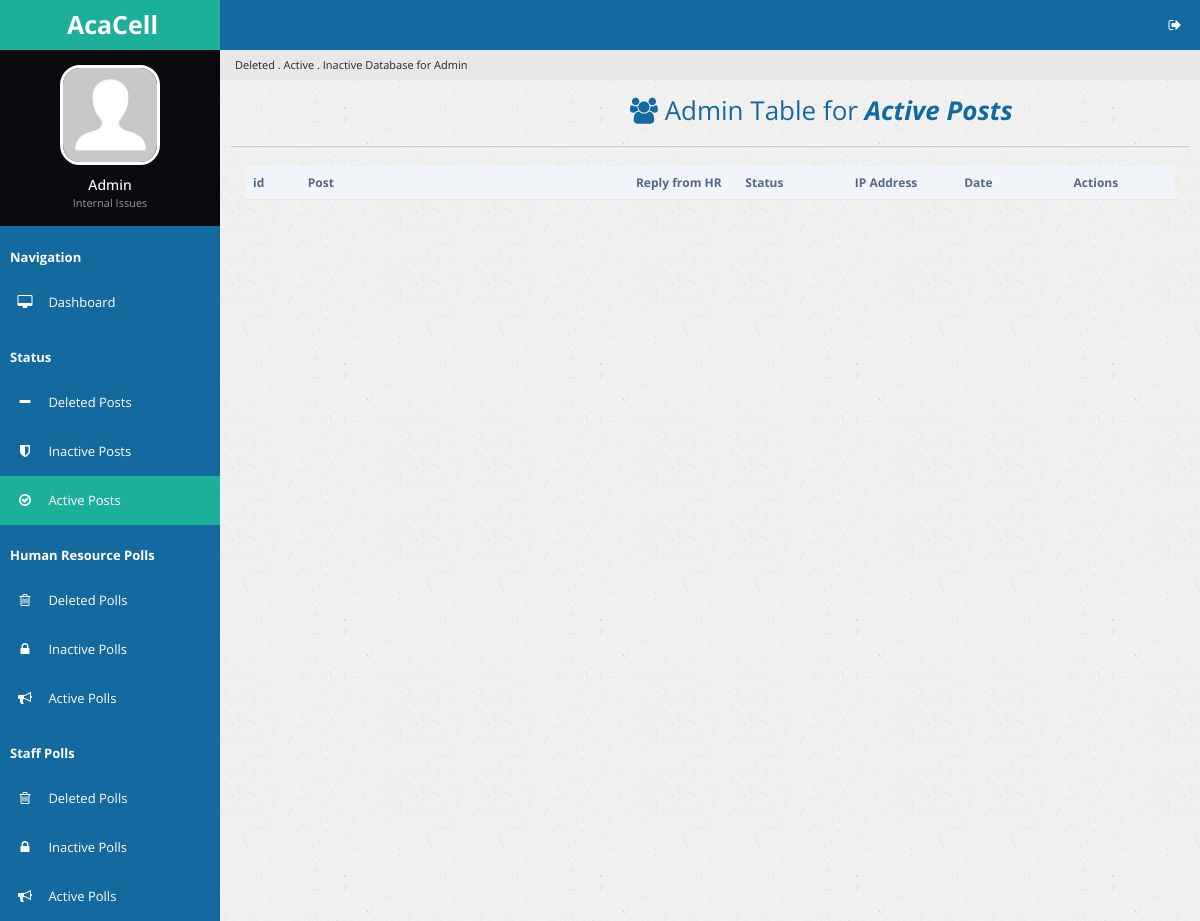
The app's page /actposts.php (signed in), older data.
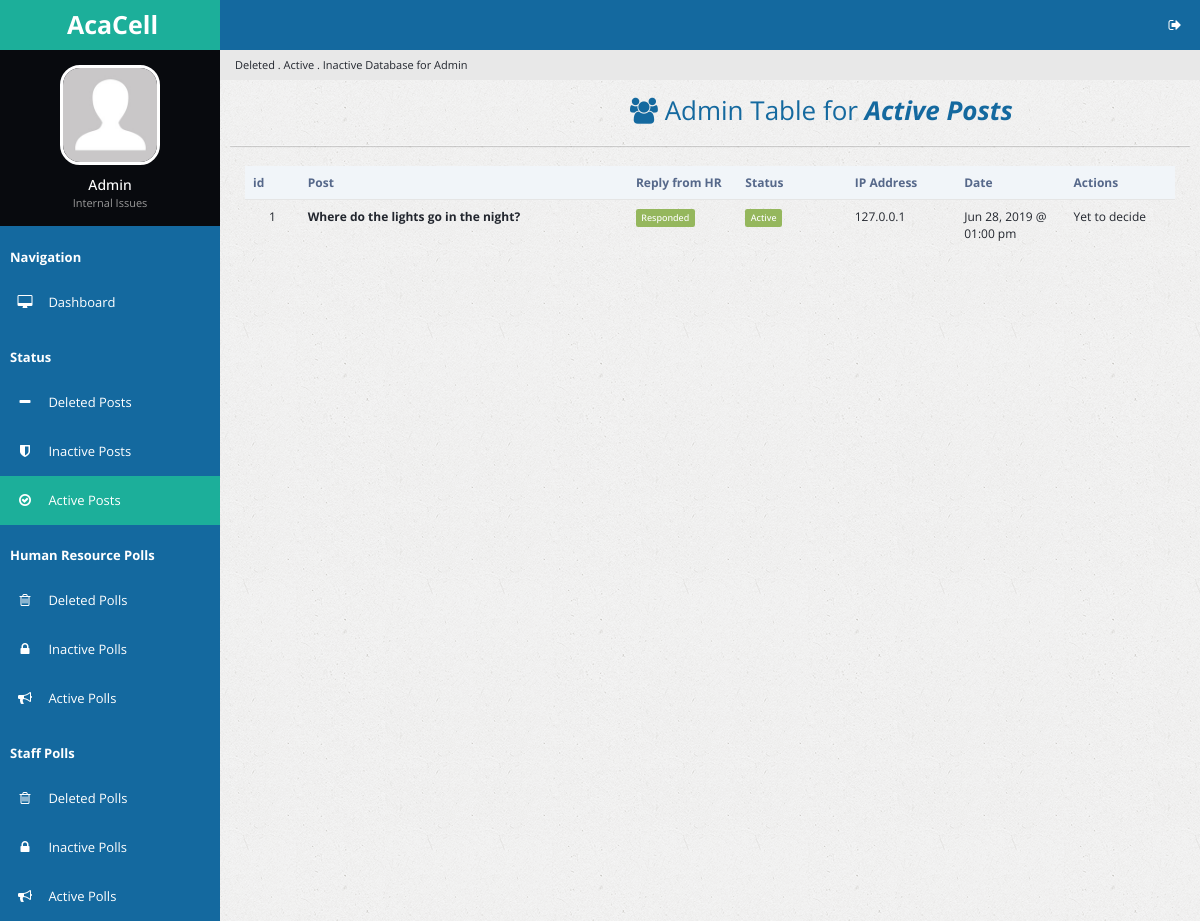
The same page, newer data.
### tables this page shows
CREATE TABLE `complaints` (
  `c_id` int(32) NOT NULL,
  `c_value` varchar(2048) NOT NULL,
  `c_division` varchar(64) NOT NULL,
  `date_created` double NOT NULL,
  `c_ip_address` varchar(64) NOT NULL,
  `date_stop_display` double NOT NULL,
  `u_fname` varchar(255) NOT NULL,
  `u_id` int(11) NOT NULL,
  `table_type` varchar(16) NOT NULL DEFAULT 'complaint'
);

### actposts.php (the view, shortened to what the changed rows need)
<?php
  include 'handlers/dbcon.php';
  $curr_time = time();
  if (isset($_SESSION['loggedin']) && isset($_SESSION['adminpanel'])) {
?>
<!DOCTYPE html>
<html lang="en">
<head>
        <link rel="stylesheet" type="text/css" id="theme" href="css/theme-default.css"/>
    </head>
    <body>
        <div class="page-container">
            <div class="page-content">
                <div class="page-title">
                    <h2><span class="fa fa-users" style="padding-left: 400px"></span> Admin Table for <i><b>Active Posts</b></i></h2>
                </div>
                <div class="page-content-wrap">
                    <div class="row">
                        <div class="col-md-12">
                                <div class="panel-body">
                                    <table id="customers2" class="table datatable">
                                        <thead>
                                            <tr>
                                                <th width="50">id</th>
                                                <th width="300">Post</th>
                                                <th width="100">Reply from HR</th>
                                                <th width="100">Status</th>
                                                <th width="100">IP Address</th>
                                                <th width="100">Date</th>
                                                <th width="100">Actions</th>
                                            </tr>
                                        </thead>
                                        <tbody>
                                          <?php
                                            $sql_actpostdisplay = "SELECT * FROM complaints WHERE date_stop_display > $curr_time ORDER BY date_created DESC";
                                            $success_actpostdisplay = mysqli_query($link, $sql_actpostdisplay);
                                            if ($success_actpostdisplay->num_rows > 0) {
                                              $i = 1;
                                              while($rows = $success_actpostdisplay->fetch_assoc()){
                                                $id = $rows['c_id'];
                                                $sql_commentpresent = "SELECT * FROM comments WHERE c_id = '$id'";
                                                $success_commentpresent = mysqli_query($link, $sql_commentpresent);
                                          ?>
                                          <tr id="trow<?php echo $rows['c_id']; ?>">
                                            <td class="text-center"><?php echo $i; ?></td>
                                            <td><strong> <?php echo $rows['c_value']; ?> </strong></td>
                                            <td>
                                                <?php
                                                if ($success_commentpresent->num_rows > 0) {?>
                                                    <a href="#commentmodal<?php echo $id; ?>" data-toggle="modal"><span class='label label-success'>Responded</span></a>
                                                <?php }
                                                elseif ($success_commentpresent->num_rows == 0) {?>
                                                  <span class='label label-danger'>Not Responded</span>
                                                <?php } ?>
                                              </td>
                                            <td><?php
                                              if ($curr_time < $rows['date_stop_display']) {
                                                echo "<span class='label label-success'>Active</span>";
                                              }
                                              elseif ($curr_time > $rows['date_stop_display']){
                                                echo "<span class='label label-danger'>Inactive</span>";
                                              } ?>
                                              </td>
                                              <td><?php echo $rows['c_ip_address']; ?></td>
                                              <td><?php echo date("M d, Y @ h:i a", $rows['date_created']); ?></td>
                                              <td>Yet to decide</td>
                                          </tr>
                                          <?php
                                              $i++;
                                                }
                                              }
                                          ?>
                                            </tbody>
                                    </table>
                                </div>
                            </div>
                        </div>
                    </div>
                </div>
            </div>
    </body>
</html>
<?php
}else {
  header('location:admin.php');
}
 ?>

Row changes from the older to the newer data that the page shows:
added complaints: c_value "Where do the lights go in the night?", date_stop_display "Active", c_ip_address "127.0.0.1", date_created "Jun 28, 2019 @ 01:00 pm"
